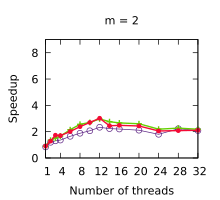

The gnuplot source for this figure:
set title "m = 2"
set terminal pdf size 2.2,2.0
set output "./results/LUD_n___512,_m___2.pdf"
set key off
set xrange [1:32]
set xtics (1, 4, 8, 12, 16, 20, 24, 28, 32)
set xlabel "Number of threads"
set yrange [0:9]
set ytics (0, 2, 4, 6, 8)
set ylabel "Speedup"
plot './results/LUD_n___512,_m___2.dat' using 1:2 title "Work stealing" pointsize 0.7 lw 1 pt 6 linecolor rgb "#5B2182" with linespoints, \
  './results/LUD_n___512,_m___2.dat' using 1:3 title "Multi-atomics 64" pointsize 0.7 lw 2 pt 1 linecolor rgb "#64D000" with linespoints, \
  './results/LUD_n___512,_m___2.dat' using 1:4 title "WorkAssisting" pointsize 0.4 lw 2 pt 7 linecolor rgb "#F40A35" with linespoints
